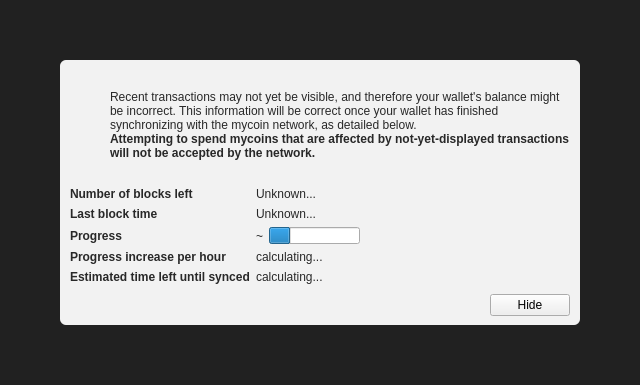
<?xml version="1.0" encoding="UTF-8"?>
<ui version="4.0">
 <class>ModalOverlay</class>
 <widget class="ModalOverlay" name="ModalOverlay">
  <property name="geometry">
   <rect>
    <x>0</x>
    <y>0</y>
    <width>640</width>
    <height>385</height>
   </rect>
  </property>
  <property name="windowTitle">
   <string>Form</string>
  </property>
  <layout class="QVBoxLayout" name="verticalLayout" stretch="0">
   <property name="sizeConstraint">
    <enum>QLayout::SetDefaultConstraint</enum>
   </property>
   <property name="leftMargin">
    <number>0</number>
   </property>
   <property name="topMargin">
    <number>0</number>
   </property>
   <property name="rightMargin">
    <number>0</number>
   </property>
   <property name="bottomMargin">
    <number>0</number>
   </property>
   <item>
    <widget class="QWidget" name="bgWidget" native="true">
     <property name="styleSheet">
      <string notr="true">#bgWidget { background: rgba(0,0,0,220); }</string>
     </property>
     <layout class="QVBoxLayout" name="verticalLayoutMain" stretch="1">
      <property name="leftMargin">
       <number>60</number>
      </property>
      <property name="topMargin">
       <number>60</number>
      </property>
      <property name="rightMargin">
       <number>60</number>
      </property>
      <property name="bottomMargin">
       <number>60</number>
      </property>
      <item>
       <widget class="QWidget" name="contentWidget" native="true">
        <property name="styleSheet">
         <string notr="true">#contentWidget { background: rgba(255,255,255,240); border-radius: 6px; }

QLabel { color: rgb(40,40,40);  }</string>
        </property>
        <layout class="QVBoxLayout" name="verticalLayoutSub" stretch="1,0,0,0">
         <property name="spacing">
          <number>0</number>
         </property>
         <property name="leftMargin">
          <number>10</number>
         </property>
         <property name="topMargin">
          <number>10</number>
         </property>
         <property name="rightMargin">
          <number>10</number>
         </property>
         <property name="bottomMargin">
          <number>10</number>
         </property>
         <item>
          <layout class="QHBoxLayout" name="horizontalLayoutIconText" stretch="0,1">
           <property name="topMargin">
            <number>20</number>
           </property>
           <item>
            <layout class="QVBoxLayout" name="verticalLayoutIcon">
             <property name="leftMargin">
              <number>0</number>
             </property>
             <item>
              <widget class="QPushButton" name="warningIcon">
               <property name="enabled">
                <bool>false</bool>
               </property>
               <property name="text">
                <string/>
               </property>
               <property name="icon">
                <iconset>
                 <normaloff>:/icons/warning</normaloff>
                 <disabledoff>:/icons/warning</disabledoff>:/icons/warning</iconset>
               </property>
               <property name="iconSize">
                <size>
                 <width>48</width>
                 <height>48</height>
                </size>
               </property>
               <property name="flat">
                <bool>true</bool>
               </property>
              </widget>
             </item>
             <item>
              <spacer name="verticalSpacerWarningIcon">
               <property name="orientation">
                <enum>Qt::Vertical</enum>
               </property>
               <property name="sizeHint" stdset="0">
                <size>
                 <width>20</width>
                 <height>40</height>
                </size>
               </property>
              </spacer>
             </item>
            </layout>
           </item>
           <item>
            <layout class="QVBoxLayout" name="verticalLayoutInfoText">
             <property name="leftMargin">
              <number>0</number>
             </property>
             <property name="topMargin">
              <number>0</number>
             </property>
             <item>
              <widget class="QLabel" name="infoText">
               <property name="text">
                <string>Recent transactions may not yet be visible, and therefore your wallet's balance might be incorrect. This information will be correct once your wallet has finished synchronizing with the mycoin network, as detailed below.</string>
               </property>
               <property name="textFormat">
                <enum>Qt::RichText</enum>
               </property>
               <property name="wordWrap">
                <bool>true</bool>
               </property>
              </widget>
             </item>
             <item>
              <widget class="QLabel" name="infoTextStrong">
               <property name="font">
                <font>
                 <weight>75</weight>
                 <bold>true</bold>
                </font>
               </property>
               <property name="text">
                <string>Attempting to spend mycoins that are affected by not-yet-displayed transactions will not be accepted by the network.</string>
               </property>
               <property name="textFormat">
                <enum>Qt::RichText</enum>
               </property>
               <property name="wordWrap">
                <bool>true</bool>
               </property>
              </widget>
             </item>
             <item>
              <spacer name="verticalSpacerInTextSpace">
               <property name="orientation">
                <enum>Qt::Vertical</enum>
               </property>
               <property name="sizeHint" stdset="0">
                <size>
                 <width>20</width>
                 <height>40</height>
                </size>
               </property>
              </spacer>
             </item>
            </layout>
           </item>
          </layout>
         </item>
         <item>
          <spacer name="verticalSpacerAfterText">
           <property name="orientation">
            <enum>Qt::Vertical</enum>
           </property>
           <property name="sizeHint" stdset="0">
            <size>
             <width>20</width>
             <height>40</height>
            </size>
           </property>
          </spacer>
         </item>
         <item>
          <layout class="QFormLayout" name="formLayout">
           <property name="fieldGrowthPolicy">
            <enum>QFormLayout::FieldsStayAtSizeHint</enum>
           </property>
           <property name="horizontalSpacing">
            <number>6</number>
           </property>
           <property name="verticalSpacing">
            <number>6</number>
           </property>
           <property name="topMargin">
            <number>10</number>
           </property>
           <item row="0" column="0">
            <widget class="QLabel" name="labelNumberOfBlocksLeft">
             <property name="font">
              <font>
               <weight>75</weight>
               <bold>true</bold>
              </font>
             </property>
             <property name="text">
              <string>Number of blocks left</string>
             </property>
            </widget>
           </item>
           <item row="0" column="1">
            <widget class="QLabel" name="numberOfBlocksLeft">
             <property name="text">
              <string>Unknown...</string>
             </property>
            </widget>
           </item>
           <item row="1" column="0">
            <widget class="QLabel" name="labelLastBlockTime">
             <property name="font">
              <font>
               <weight>75</weight>
               <bold>true</bold>
              </font>
             </property>
             <property name="text">
              <string>Last block time</string>
             </property>
            </widget>
           </item>
           <item row="1" column="1">
            <widget class="QLabel" name="newestBlockDate">
             <property name="sizePolicy">
              <sizepolicy hsizetype="Maximum" vsizetype="Preferred">
               <horstretch>0</horstretch>
               <verstretch>0</verstretch>
              </sizepolicy>
             </property>
             <property name="text">
              <string>Unknown...</string>
             </property>
            </widget>
           </item>
           <item row="2" column="0">
            <widget class="QLabel" name="labelSyncDone">
             <property name="font">
              <font>
               <weight>75</weight>
               <bold>true</bold>
              </font>
             </property>
             <property name="text">
              <string>Progress</string>
             </property>
            </widget>
           </item>
           <item row="2" column="1">
            <layout class="QHBoxLayout" name="horizontalLayoutSync" stretch="0,1">
             <item>
              <widget class="QLabel" name="percentageProgress">
               <property name="text">
                <string notr="true">~</string>
               </property>
              </widget>
             </item>
             <item>
              <widget class="QProgressBar" name="progressBar">
               <property name="value">
                <number>24</number>
               </property>
               <property name="format">
                <string/>
               </property>
              </widget>
             </item>
            </layout>
           </item>
           <item row="4" column="0">
            <widget class="QLabel" name="labelProgressIncrease">
             <property name="font">
              <font>
               <weight>75</weight>
               <bold>true</bold>
              </font>
             </property>
             <property name="text">
              <string>Progress increase per hour</string>
             </property>
            </widget>
           </item>
           <item row="4" column="1">
            <widget class="QLabel" name="progressIncreasePerH">
             <property name="text">
              <string>calculating...</string>
             </property>
            </widget>
           </item>
           <item row="5" column="0">
            <widget class="QLabel" name="labelEstimatedTimeLeft">
             <property name="font">
              <font>
               <weight>75</weight>
               <bold>true</bold>
              </font>
             </property>
             <property name="text">
              <string>Estimated time left until synced</string>
             </property>
            </widget>
           </item>
           <item row="5" column="1">
            <widget class="QLabel" name="expectedTimeLeft">
             <property name="text">
              <string>calculating...</string>
             </property>
            </widget>
           </item>
          </layout>
         </item>
         <item>
          <layout class="QHBoxLayout" name="horizontalLayoutButtons">
           <property name="leftMargin">
            <number>10</number>
           </property>
           <property name="topMargin">
            <number>10</number>
           </property>
           <item>
            <spacer name="horizontalSpacer">
             <property name="orientation">
              <enum>Qt::Horizontal</enum>
             </property>
             <property name="sizeHint" stdset="0">
              <size>
               <width>40</width>
               <height>20</height>
              </size>
             </property>
            </spacer>
           </item>
           <item>
            <widget class="QPushButton" name="closeButton">
             <property name="text">
              <string>Hide</string>
             </property>
            </widget>
           </item>
          </layout>
         </item>
        </layout>
       </widget>
      </item>
     </layout>
    </widget>
   </item>
  </layout>
 </widget>
 <customwidgets>
  <customwidget>
   <class>ModalOverlay</class>
   <extends>QWidget</extends>
   <header>modaloverlay.h</header>
   <container>1</container>
  </customwidget>
 </customwidgets>
 <resources/>
 <connections/>
</ui>
